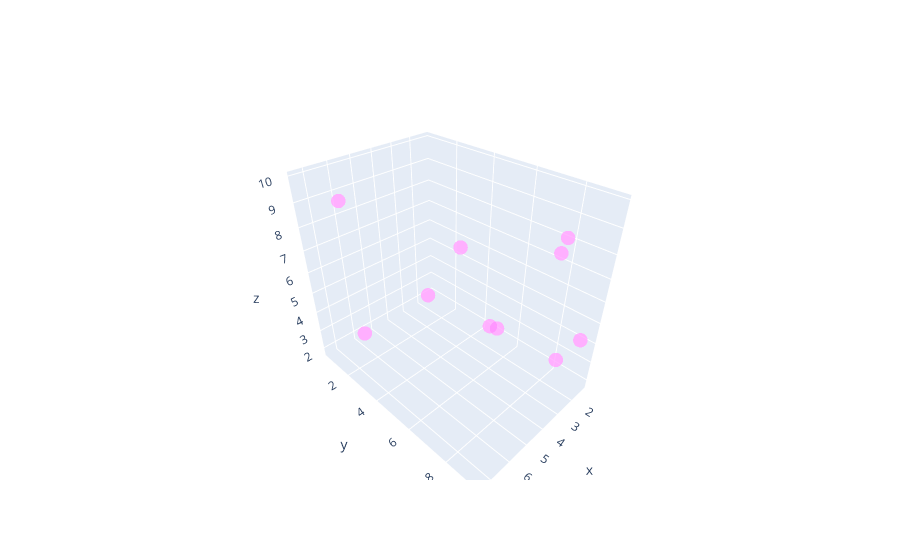

Notebook code cell kept with this figure:
### Code cell
# Iris-setosa
movies_3d = go.Scatter3d(
                        x = movies_df['star_wars'],
                        y = movies_df['lord_of_the_rings'],
                        z = movies_df['harry_potter'],
                        mode = 'markers',
                        opacity = 0.7,
                        name = "Movies",
                        marker = dict(
                                    size = 5,
                                    color = 'rgba(255,102, 255,0.8)')
)
movies_3d = [movies_3d]
fig_3d = go.Figure(data = movies_3d)
iplot(movies_3d)

### Figure 1 — Plotly figure (JSON) as saved in the notebook; plotly's stock layout.template omitted (floating-point values rounded to 4 significant figures)
{"data": [{"marker": {"color": "rgba(255,102, 255,0.8)", "size": 5}, "mode": "markers", "name": "Movies", "opacity": 0.7, "type": "scatter3d", "x": [1.2, 2.1, 7.4, 5.6, 1.5, 2.5, 2, 1.8, 2.6, 1.5], "y": [4.9, 8.1, 3, 0.5, 8.3, 3.7, 8.2, 9.3, 1.7, 4.7], "z": [2.1, 7.9, 9.9, 1.8, 2.6, 6.5, 8.5, 4.5, 3.1, 2.3]}], "layout": {"autosize": true, "scene": {"aspectmode": "auto", "aspectratio": {"x": 0.814, "y": 1.155, "z": 1.063}}}}
